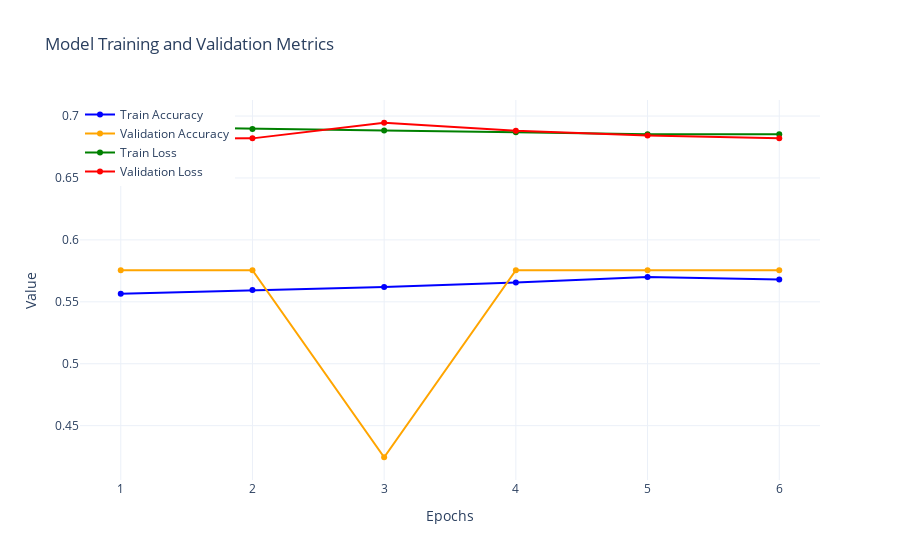

Source (notebook cell):
### Code cell
import plotly.graph_objects as go

train_accuracy = history.history['accuracy']
val_accuracy = history.history['val_accuracy']
train_loss = history.history['loss']
val_loss = history.history['val_loss']
epochs = range(1, len(train_accuracy) + 1)

fig = go.Figure()

# Courbes de précision
fig.add_trace(go.Scatter(
    x=list(epochs), y=train_accuracy,
    mode='lines+markers',
    name='Train Accuracy',
    line=dict(color='blue')
))
fig.add_trace(go.Scatter(
    x=list(epochs), y=val_accuracy,
    mode='lines+markers',
    name='Validation Accuracy',
    line=dict(color='orange')
))

# Courbes de perte
fig.add_trace(go.Scatter(
    x=list(epochs), y=train_loss,
    mode='lines+markers',
    name='Train Loss',
    line=dict(color='green')
))
fig.add_trace(go.Scatter(
    x=list(epochs), y=val_loss,
    mode='lines+markers',
    name='Validation Loss',
    line=dict(color='red')
))

# Mettre en forme les axes et le titre
fig.update_layout(
    title='Model Training and Validation Metrics',
    xaxis=dict(title='Epochs'),
    yaxis=dict(title='Value'),
    legend=dict(x=0, y=1),
    template='plotly_white'
)

# Afficher le graphique
fig.show()

### Figure 1 — Plotly figure (JSON) as saved in the notebook; plotly's stock layout.template omitted (floating-point values rounded to 4 significant figures)
{"data": [{"line": {"color": "blue"}, "mode": "lines+markers", "name": "Train Accuracy", "type": "scatter", "x": [1, 2, 3, 4, 5, 6], "y": [0.5565, 0.5595, 0.562, 0.5657, 0.57, 0.5681]}, {"line": {"color": "orange"}, "mode": "lines+markers", "name": "Validation Accuracy", "type": "scatter", "x": [1, 2, 3, 4, 5, 6], "y": [0.5755, 0.5755, 0.4245, 0.5755, 0.5755, 0.5755]}, {"line": {"color": "green"}, "mode": "lines+markers", "name": "Train Loss", "type": "scatter", "x": [1, 2, 3, 4, 5, 6], "y": [0.6913, 0.6896, 0.6883, 0.6869, 0.6854, 0.6854]}, {"line": {"color": "red"}, "mode": "lines+markers", "name": "Validation Loss", "type": "scatter", "x": [1, 2, 3, 4, 5, 6], "y": [0.6816, 0.682, 0.6946, 0.6882, 0.6842, 0.6821]}], "layout": {"legend": {"x": 0, "y": 1}, "title": {"text": "Model Training and Validation Metrics"}, "xaxis": {"title": {"text": "Epochs"}}, "yaxis": {"title": {"text": "Value"}}}}
